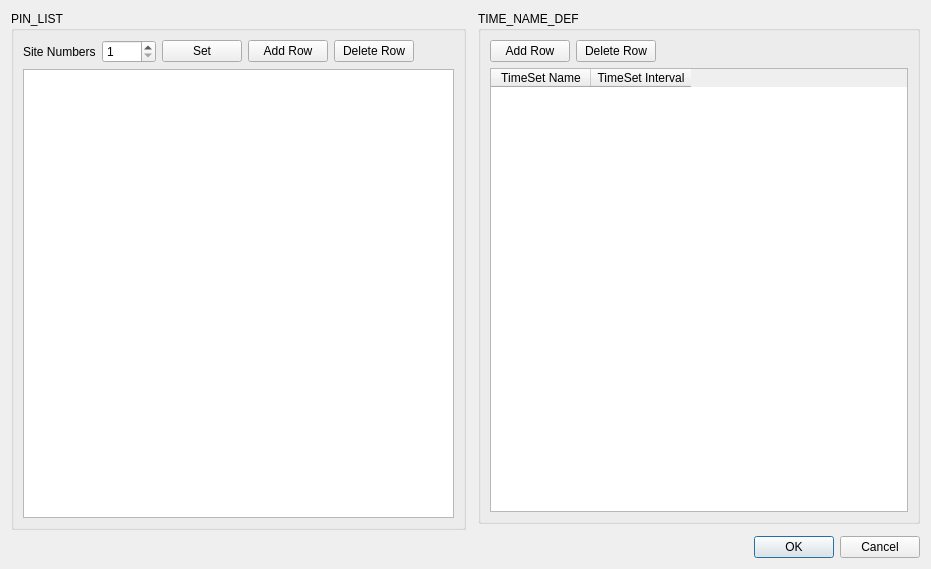
<?xml version="1.0" encoding="UTF-8"?>
<ui version="4.0">
 <class>DecEditorDialog</class>
 <widget class="QDialog" name="DecEditorDialog">
  <property name="geometry">
   <rect>
    <x>0</x>
    <y>0</y>
    <width>931</width>
    <height>569</height>
   </rect>
  </property>
  <property name="windowTitle">
   <string>Dec Editor</string>
  </property>
  <layout class="QVBoxLayout" name="verticalLayout">
   <item>
    <layout class="QGridLayout" name="gridLayout">
     <item row="0" column="0" rowspan="2">
      <widget class="QGroupBox" name="groupBox">
       <property name="title">
        <string>PIN_LIST</string>
       </property>
       <layout class="QVBoxLayout" name="verticalLayout_2">
        <item>
         <layout class="QHBoxLayout" name="horizontalLayout">
          <item>
           <widget class="QLabel" name="label">
            <property name="text">
             <string>Site Numbers</string>
            </property>
           </widget>
          </item>
          <item>
           <widget class="QSpinBox" name="spinBoxSiteNums">
            <property name="minimum">
             <number>1</number>
            </property>
            <property name="maximum">
             <number>1024</number>
            </property>
           </widget>
          </item>
          <item>
           <widget class="QPushButton" name="btnSetSiteNums">
            <property name="text">
             <string>Set</string>
            </property>
           </widget>
          </item>
          <item>
           <widget class="QPushButton" name="btnAddPin">
            <property name="text">
             <string>Add Row</string>
            </property>
           </widget>
          </item>
          <item>
           <widget class="QPushButton" name="btnDelPin">
            <property name="text">
             <string>Delete Row</string>
            </property>
           </widget>
          </item>
          <item>
           <spacer name="horizontalSpacer_2">
            <property name="orientation">
             <enum>Qt::Horizontal</enum>
            </property>
            <property name="sizeHint" stdset="0">
             <size>
              <width>40</width>
              <height>20</height>
             </size>
            </property>
           </spacer>
          </item>
         </layout>
        </item>
        <item>
         <widget class="PinListTable" name="tablePinList"/>
        </item>
       </layout>
      </widget>
     </item>
     <item row="0" column="2">
      <widget class="QGroupBox" name="groupBox_2">
       <property name="title">
        <string>TIME_NAME_DEF</string>
       </property>
       <layout class="QVBoxLayout" name="verticalLayout_3">
        <item>
         <layout class="QHBoxLayout" name="horizontalLayout_2">
          <item>
           <widget class="QPushButton" name="btnAddTimeNameDef">
            <property name="text">
             <string>Add Row</string>
            </property>
           </widget>
          </item>
          <item>
           <widget class="QPushButton" name="btnDelTimeNameDef">
            <property name="text">
             <string>Delete Row</string>
            </property>
           </widget>
          </item>
          <item>
           <spacer name="horizontalSpacer">
            <property name="orientation">
             <enum>Qt::Horizontal</enum>
            </property>
            <property name="sizeHint" stdset="0">
             <size>
              <width>40</width>
              <height>20</height>
             </size>
            </property>
           </spacer>
          </item>
         </layout>
        </item>
        <item>
         <widget class="QTableWidget" name="tableTimeNameDef">
          <column>
           <property name="text">
            <string>TimeSet Name</string>
           </property>
          </column>
          <column>
           <property name="text">
            <string>TimeSet Interval</string>
           </property>
          </column>
         </widget>
        </item>
       </layout>
      </widget>
     </item>
     <item row="0" column="1">
      <widget class="DecEditorGroupWidget" name="widgetPinGroup" native="true"/>
     </item>
     <item row="1" column="1">
      <widget class="DecEditorGroupWidget" name="widgetPowerPinGroup" native="true"/>
     </item>
     <item row="1" column="2">
      <widget class="DecEditorGroupWidget" name="widgetURPinGroup" native="true"/>
     </item>
    </layout>
   </item>
   <item>
    <widget class="QDialogButtonBox" name="buttonBox">
     <property name="standardButtons">
      <set>QDialogButtonBox::Cancel|QDialogButtonBox::Ok</set>
     </property>
    </widget>
   </item>
  </layout>
 </widget>
 <customwidgets>
  <customwidget>
   <class>DecEditorGroupWidget</class>
   <extends>QWidget</extends>
   <header>ui/DecEditorGroupWidget.h</header>
   <container>1</container>
  </customwidget>
  <customwidget>
   <class>PinListTable</class>
   <extends>QTableWidget</extends>
   <header>ui/PinListTable.h</header>
  </customwidget>
 </customwidgets>
 <resources/>
 <connections/>
</ui>
